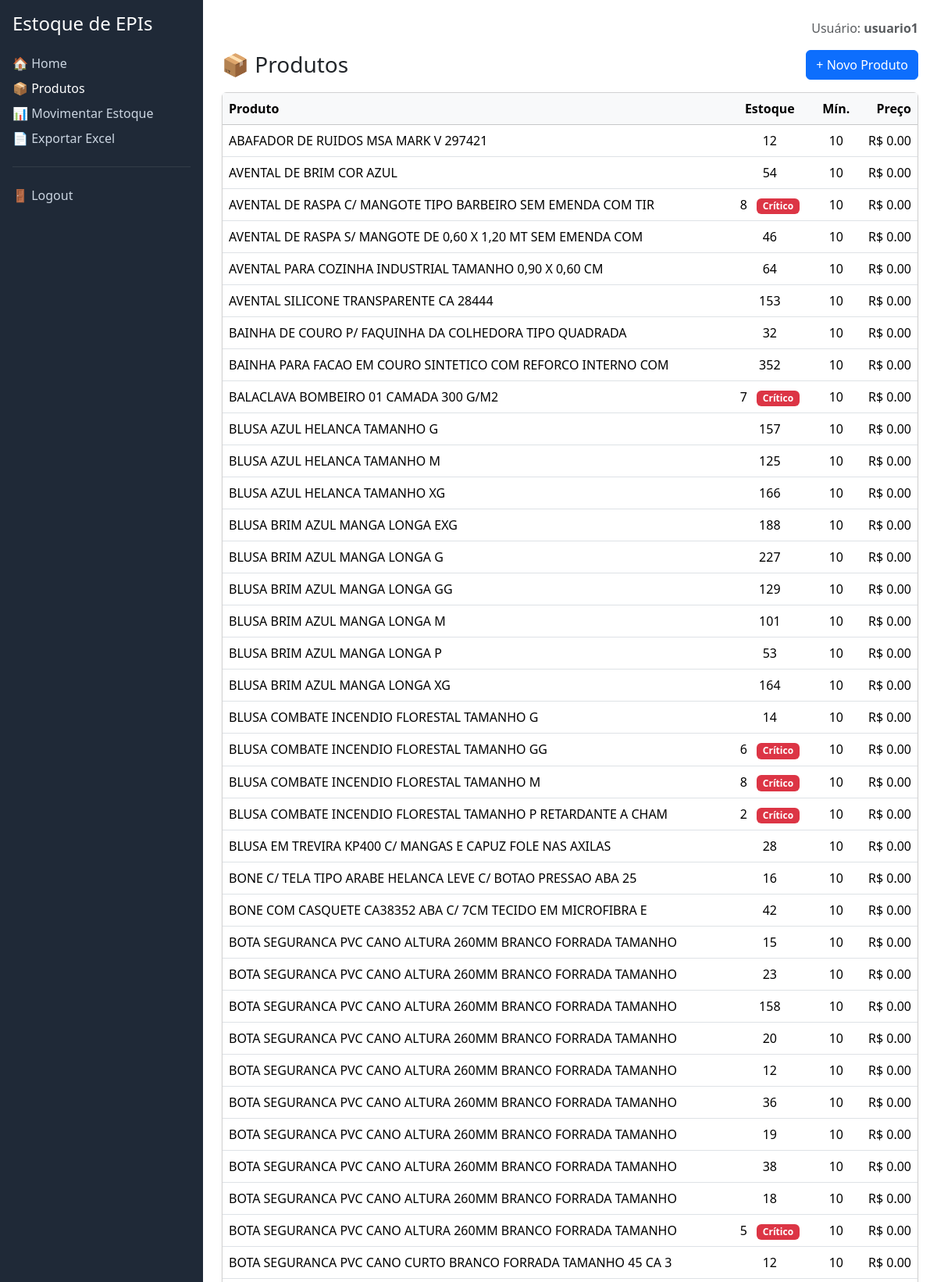
The page /produtos/ (signed in, upper part) on the database its author committed.
### estoque/models.py (models this page shows, shortened)
class Produto(models.Model):
    nome = models.CharField(max_length=100)
    estoque_fisico = models.IntegerField()
    estoque_minimo = models.IntegerField(default=0)
    preco_unitario = models.DecimalField(max_digits=10, decimal_places=2, default=0.0)

### estoque/views.py (the view)
# urls.py: path('produtos/', views.lista_produtos, name='lista_produtos'),
@login_required
def lista_produtos(request):
    produtos = Produto.objects.all().order_by('nome')
    return render(request, 'registration/listar_produtos.html', {'produtos': produtos})

### estoque/templates/registration/listar_produtos.html (shortened to what this page needs)
{% extends "registration/base.html" %}
{% load static %}
{% block content %}
<div class="d-flex justify-content-between align-items-center mb-3">
  <h3 class="mb-0">📦 Produtos</h3>
  {% if request.user.is_superuser %}
    <a href="{% url 'estoque:cadastrar_produto' %}" class="btn btn-primary">+ Novo Produto</a>
  {% endif %}
</div>
{% if produtos %}
  <div class="card shadow-sm">
    <div class="table-responsive">
      <table class="table table-hover align-middle mb-0">
        <thead class="table-light">
          <tr>
            <th>Produto</th>
            <th class="text-center">Estoque</th>
            <th class="text-center">Mín.</th>
            <th class="text-end">Preço</th>
          </tr>
        </thead>
        <tbody>
          {% for p in produtos %}
            <tr>
              <td>{{ p.nome }}</td>
              <td class="text-center">
                {{ p.estoque_fisico|default:0 }}
                {% if p.estoque_minimo and p.estoque_fisico <= p.estoque_minimo %}
                  <span class="badge bg-danger ms-2">Crítico</span>
                {% endif %}
              </td>
              <td class="text-center">{{ p.estoque_minimo|default:"—" }}</td>
              <td class="text-end">
                {% if p.preco_unitario is not None %}
                  R$ {{ p.preco_unitario|floatformat:2 }}
                {% else %}—{% endif %}
              </td>
            </tr>
          {% endfor %}
        </tbody>
      </table>
    </div>
  </div>
{% else %}
  <div class="alert alert-info">Nenhum produto encontrado.</div>
{% endif %}
{% endblock %}

### estoque/templates/registration/base.html (shortened to what this page needs)
{% load static %}
<!doctype html>
<html lang="pt-br">
<head>
  <link href="{% static 'css/bootstrap.min.css' %}" rel="stylesheet">
</head>
<body>
  <div class="app">
    <aside class="sidebar p-3">
      <h4 class="mb-4">Estoque de EPIs</h4>
      <nav class="d-flex flex-column gap-2">
        {% if user.is_authenticated %}
          <a class="{% if request.resolver_match.url_name == 'dashboard' %}active{% endif %}"
             href="{% url 'estoque:dashboard' %}">🏠 Home</a>
          <a class="{% if request.resolver_match.url_name == 'lista_produtos' %}active{% endif %}"
             href="{% url 'estoque:lista_produtos' %}">📦 Produtos</a>
          <a class="{% if request.resolver_match.url_name == 'registrar_movimentacao' %}active{% endif %}"
             href="{% url 'estoque:registrar_movimentacao' %}">📊 Movimentar Estoque</a>
          <a href="{% url 'estoque:exportar_excel' %}">📄 Exportar Excel</a>
          <hr class="border-secondary">
          <a href="{% url 'logout' %}">🚪 Logout</a>
        {% else %}
          <a class="{% if request.resolver_match.url_name == 'login' %}active{% endif %}"
             href="{% url 'login' %}">🔐 Login</a>
        {% endif %}
      </nav>
    </aside>
    <main class="p-4">
      <div class="d-flex justify-content-end mb-3 text-muted">
        {% if user.is_authenticated %}Usuário: <strong class="ms-1">{{ request.user.username }}</strong>{% endif %}
      </div>
      {% block content %}{% endblock %}
    </main>
  </div>
</body>
</html>

### estoque/templates/registration/base.html (style rules this page uses)
.app { display: grid; grid-template-columns: 260px 1fr; min-height: 100vh; }
.sidebar { background:#1f2937; color:#fff; }
.sidebar a { color:#cbd5e1; text-decoration:none; }
.sidebar a.active, .sidebar a:hover { color:#fff; }

### rows shown on the page
Produto: nome "ABAFADOR DE RUIDOS MSA MARK V 297421", estoque_fisico "12", estoque_minimo "10", preco_unitario "0.00"
Produto: nome "AVENTAL DE BRIM COR AZUL", estoque_fisico "54", estoque_minimo "10", preco_unitario "0.00"
Produto: nome "AVENTAL DE RASPA C/ MANGOTE TIPO BARBEIRO SEM EMENDA COM TIR", estoque_fisico "8", shows "Crítico", estoque_minimo "10", preco_unitario "0.00"
Produto: nome "AVENTAL DE RASPA S/ MANGOTE DE 0,60 X 1,20 MT SEM EMENDA COM", estoque_fisico "46", estoque_minimo "10", preco_unitario "0.00"
Produto: nome "AVENTAL PARA COZINHA INDUSTRIAL TAMANHO 0,90 X 0,60 CM", estoque_fisico "64", estoque_minimo "10", preco_unitario "0.00"
Produto: nome "AVENTAL SILICONE TRANSPARENTE CA 28444", estoque_fisico "153", estoque_minimo "10", preco_unitario "0.00"
Produto: nome "BAINHA DE COURO P/ FAQUINHA DA COLHEDORA TIPO QUADRADA", estoque_fisico "32", estoque_minimo "10", preco_unitario "0.00"
Produto: nome "BAINHA PARA FACAO EM COURO SINTETICO COM REFORCO INTERNO COM", estoque_fisico "352", estoque_minimo "10", preco_unitario "0.00"
Produto: nome "BALACLAVA BOMBEIRO 01 CAMADA 300 G/M2", estoque_fisico "7", shows "Crítico", estoque_minimo "10", preco_unitario "0.00"
Produto: nome "BLUSA AZUL HELANCA TAMANHO G", estoque_fisico "157", estoque_minimo "10", preco_unitario "0.00"
Produto: nome "BLUSA AZUL HELANCA TAMANHO M", estoque_fisico "125", estoque_minimo "10", preco_unitario "0.00"
Produto: nome "BLUSA AZUL HELANCA TAMANHO XG", estoque_fisico "166", estoque_minimo "10", preco_unitario "0.00"
Produto: nome "BLUSA BRIM AZUL MANGA LONGA EXG", estoque_fisico "188", estoque_minimo "10", preco_unitario "0.00"
Produto: nome "BLUSA BRIM AZUL MANGA LONGA G", estoque_fisico "227", estoque_minimo "10", preco_unitario "0.00"
Produto: nome "BLUSA BRIM AZUL MANGA LONGA GG", estoque_fisico "129", estoque_minimo "10", preco_unitario "0.00"
Produto: nome "BLUSA BRIM AZUL MANGA LONGA M", estoque_fisico "101", estoque_minimo "10", preco_unitario "0.00"
Produto: nome "BLUSA BRIM AZUL MANGA LONGA P", estoque_fisico "53", estoque_minimo "10", preco_unitario "0.00"
Produto: nome "BLUSA BRIM AZUL MANGA LONGA XG", estoque_fisico "164", estoque_minimo "10", preco_unitario "0.00"
Produto: nome "BLUSA COMBATE INCENDIO FLORESTAL TAMANHO G", estoque_fisico "14", estoque_minimo "10", preco_unitario "0.00"
Produto: nome "BLUSA COMBATE INCENDIO FLORESTAL TAMANHO GG", estoque_fisico "6", shows "Crítico", estoque_minimo "10", preco_unitario "0.00"
Produto: nome "BLUSA COMBATE INCENDIO FLORESTAL TAMANHO M", estoque_fisico "8", shows "Crítico", estoque_minimo "10", preco_unitario "0.00"
Produto: nome "BLUSA COMBATE INCENDIO FLORESTAL TAMANHO P RETARDANTE A CHAM", estoque_fisico "2", shows "Crítico", estoque_minimo "10", preco_unitario "0.00"
Produto: nome "BLUSA EM TREVIRA KP400 C/ MANGAS E CAPUZ FOLE NAS AXILAS", estoque_fisico "28", estoque_minimo "10", preco_unitario "0.00"
Produto: nome "BONE C/ TELA TIPO ARABE HELANCA LEVE C/ BOTAO PRESSAO ABA 25", estoque_fisico "16", estoque_minimo "10", preco_unitario "0.00"
Produto: nome "BONE COM CASQUETE CA38352 ABA C/ 7CM TECIDO EM MICROFIBRA E", estoque_fisico "42", estoque_minimo "10", preco_unitario "0.00"
Produto: nome "BOTA SEGURANCA PVC CANO ALTURA 260MM BRANCO FORRADA TAMANHO", estoque_fisico "15", estoque_minimo "10", preco_unitario "0.00"
Produto: nome "BOTA SEGURANCA PVC CANO ALTURA 260MM BRANCO FORRADA TAMANHO", estoque_fisico "23", estoque_minimo "10", preco_unitario "0.00"
Produto: nome "BOTA SEGURANCA PVC CANO ALTURA 260MM BRANCO FORRADA TAMANHO", estoque_fisico "158", estoque_minimo "10", preco_unitario "0.00"
Produto: nome "BOTA SEGURANCA PVC CANO ALTURA 260MM BRANCO FORRADA TAMANHO", estoque_fisico "20", estoque_minimo "10", preco_unitario "0.00"
Produto: nome "BOTA SEGURANCA PVC CANO ALTURA 260MM BRANCO FORRADA TAMANHO", estoque_fisico "12", estoque_minimo "10", preco_unitario "0.00"
Produto: nome "BOTA SEGURANCA PVC CANO ALTURA 260MM BRANCO FORRADA TAMANHO", estoque_fisico "36", estoque_minimo "10", preco_unitario "0.00"
Produto: nome "BOTA SEGURANCA PVC CANO ALTURA 260MM BRANCO FORRADA TAMANHO", estoque_fisico "19", estoque_minimo "10", preco_unitario "0.00"
Produto: nome "BOTA SEGURANCA PVC CANO ALTURA 260MM BRANCO FORRADA TAMANHO", estoque_fisico "38", estoque_minimo "10", preco_unitario "0.00"
Produto: nome "BOTA SEGURANCA PVC CANO ALTURA 260MM BRANCO FORRADA TAMANHO", estoque_fisico "18", estoque_minimo "10", preco_unitario "0.00"
Produto: nome "BOTA SEGURANCA PVC CANO ALTURA 260MM BRANCO FORRADA TAMANHO", estoque_fisico "5", shows "Crítico", estoque_minimo "10", preco_unitario "0.00"
Produto: nome "BOTA SEGURANCA PVC CANO CURTO BRANCO FORRADA TAMANHO 45 CA 3", estoque_fisico "12", estoque_minimo "10", preco_unitario "0.00"

### other values the page prints
{{ request.user.username }} "usuario1"
